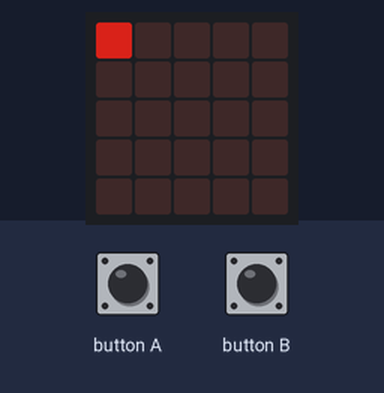
Simulated run of this program. Board: BBC micro:bit running MicroPython. Parts: the board's 5×5 LED display. The inputs (shaded band) are chosen by the test bench. Dim RGB values are drawn brighter than linear.

Above: at 1.2 s.
1.3 s: button A pressed for 0.15 s
At 2.6 s:
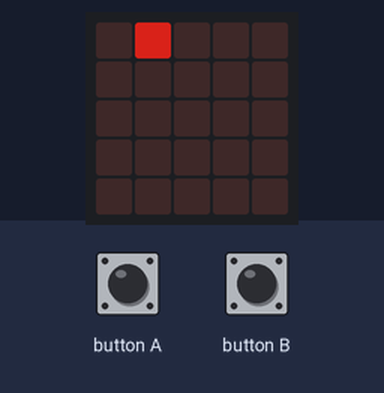
2.9 s: button A pressed for 1 s
At 5.1 s:
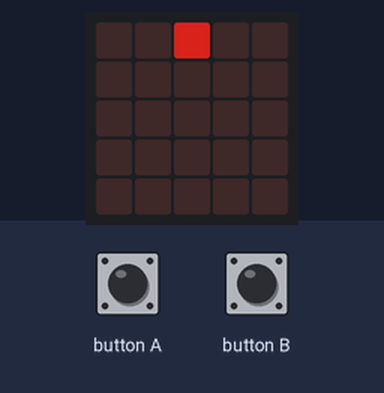
5.4 s: button A pressed for 0.15 s
At 5.8 s:
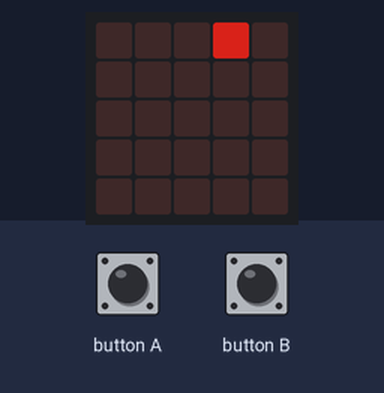
7.0 s: button A pressed for 3.2 s
At 11.2 s:
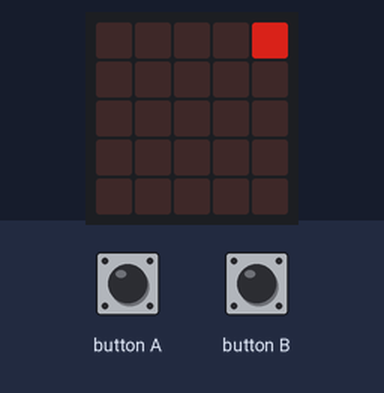
Timing chart, 0 to 12.7 s (numbered marks = the images above; inputs shaded):
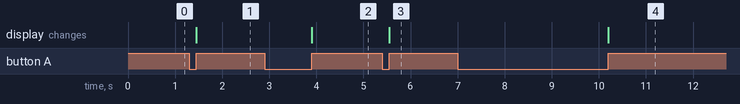

Measured:
- after the input at 1.3 s, the display: changes after 0.15 s (image 1)
- after the input at 2.9 s, the display: changes after 1.0 s (image 2)
- after the input at 5.4 s, the display: changes after 0.15 s (image 3)
- after the input at 7.0 s, the display: changes after 3.2 s (image 4)

The program:

just_paint.py
```python
"""Microbit Watch v2"""

from microbit import *

logos = {
    "paint": "00000:00900:09990:00900:00000",
    "timer": "00000:00000:09090:00000:00000",
    "gofl": "00000:09900:09990:09990:00000",
    "dungeon": "00000:00990:09990:00990:00000",
    "dots1": "00000:00000:09000:00000:00000",
    "dots2": "00000:00000:09900:00000:00000",
    "dots3": "00000:00000:09990:00000:00000",
    "wip": "00900:00900:00900:00000:00900",
}

def colon(string):
    return ":".join([ string[ i:i+5 ] for i in range( 0, len( string ), 5 ) ])

def paint():
    memory = []
    pointer = 0

    while accelerometer.current_gesture() == "face down":
        display.show(Image(logos["dots3"]))

    for i in range(25):
        memory.append(0)

    def convert(last = False):
        result = ""

        if last != True:
            for i in range( len(memory) ):
                if memory[i] == 1:
                    result += "9"

                else:
                    result += "0"

        else:
            for i in range(len(memory)):
                if i == pointer:
                    if memory[i] == 1:
                        result += "8"

                    else:
                        result += "5"

                else:
                    if memory[i] == 1:
                        result += "9"

                    else:
                        result += "0"

        return colon(result)


    while True:
        if accelerometer.was_gesture("shake"):
            pointer = (pointer - 1) % 25

        elif button_a.is_pressed():
            pointer = (pointer + 1 ) % 25

            while button_a.is_pressed():
                pass

        elif button_b.is_pressed():
            if memory[pointer] == 0:
                memory[pointer] = 1

                while button_b.is_pressed():
                    memory[pointer] = 1

            else:
                memory[pointer] = 0

                while button_b.is_pressed():
                    memory[pointer] = 1

            display.show(Image(convert()))

        elif accelerometer.current_gesture() == "face down":
            while accelerometer.current_gesture() == "face down":
                display.show(Image(logos["dots3"]))

            return

        else:
            converted = convert(True)

            display.show(Image(converted))


while True:
    paint()
```
